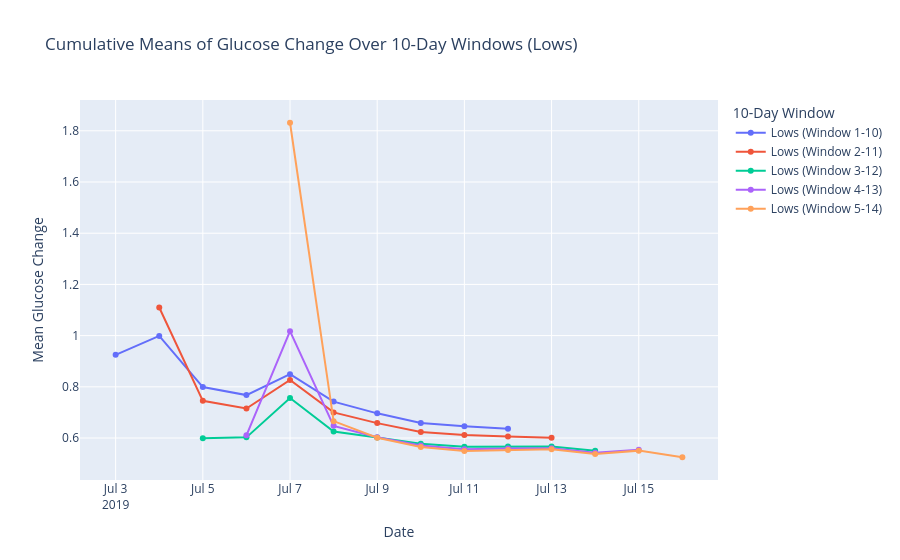

Notebook cell for this chart:
### Code cell
def plot_means_by_inner_window(filtered_data, label):
    filtered_data['Date'] = pd.to_datetime(filtered_data['Timestamp']).dt.date
    unique_days = sorted(filtered_data['Date'].unique())
    
    fig = go.Figure()

    for start_day in range(len(unique_days) - 9):
        dates = []
        means = []
        current_window = unique_days[start_day:start_day + 10]
        cumulative_filtered_data = filtered_data[filtered_data['Date'] >= unique_days[start_day]]
        
        for current_date in current_window:
            cumulative_data = cumulative_filtered_data[cumulative_filtered_data['Date'] <= current_date]['GlucoseChange']
            means.append(cumulative_data.mean() if len(cumulative_data) > 0 else 0)
            dates.append(current_date)
        
        fig.add_trace(go.Scatter(
            x=dates,
            y=means,
            mode='lines+markers',
            name=f"{label} (Window {start_day+1}-{start_day+10})"
        ))

    fig.update_layout(
        title=f'Cumulative Means of Glucose Change Over 10-Day Windows ({label})',
        xaxis_title='Date',
        yaxis_title='Mean Glucose Change',
        legend_title='10-Day Window',
        hovermode='x unified'
    )

    fig.show()

plot_means_by_inner_window(actgluco_low, label='Lows')

### Figure 1 — Plotly figure (JSON) as saved in the notebook; plotly's stock layout.template omitted (floating-point values rounded to 4 significant figures)
{"data": [{"mode": "lines+markers", "name": "Lows (Window 1-10)", "type": "scatter", "x": ["2019-07-03", "2019-07-04", "2019-07-05", "2019-07-06", "2019-07-07", "2019-07-08", "2019-07-09", "2019-07-10", "2019-07-11", "2019-07-12"], "y": [0.925, 0.999, 0.7992, 0.7677, 0.8496, 0.7423, 0.6964, 0.6585, 0.6465, 0.6365]}, {"mode": "lines+markers", "name": "Lows (Window 2-11)", "type": "scatter", "x": ["2019-07-04", "2019-07-05", "2019-07-06", "2019-07-07", "2019-07-08", "2019-07-09", "2019-07-10", "2019-07-11", "2019-07-12", "2019-07-13"], "y": [1.11, 0.7453, 0.7153, 0.8269, 0.7001, 0.6583, 0.6238, 0.6117, 0.6055, 0.601]}, {"mode": "lines+markers", "name": "Lows (Window 3-12)", "type": "scatter", "x": ["2019-07-05", "2019-07-06", "2019-07-07", "2019-07-08", "2019-07-09", "2019-07-10", "2019-07-11", "2019-07-12", "2019-07-13", "2019-07-14"], "y": [0.5994, 0.6026, 0.7562, 0.6256, 0.6018, 0.5775, 0.5663, 0.5667, 0.567, 0.5499]}, {"mode": "lines+markers", "name": "Lows (Window 4-13)", "type": "scatter", "x": ["2019-07-06", "2019-07-07", "2019-07-08", "2019-07-09", "2019-07-10", "2019-07-11", "2019-07-12", "2019-07-13", "2019-07-14", "2019-07-15"], "y": [0.6105, 1.017, 0.6475, 0.6029, 0.5706, 0.5566, 0.559, 0.5605, 0.5424, 0.5542]}, {"mode": "lines+markers", "name": "Lows (Window 5-14)", "type": "scatter", "x": ["2019-07-07", "2019-07-08", "2019-07-09", "2019-07-10", "2019-07-11", "2019-07-12", "2019-07-13", "2019-07-14", "2019-07-15", "2019-07-16"], "y": [1.831, 0.666, 0.6012, 0.5649, 0.5494, 0.5535, 0.5562, 0.538, 0.5508, 0.5249]}], "layout": {"hovermode": "x unified", "legend": {"title": {"text": "10-Day Window"}}, "title": {"text": "Cumulative Means of Glucose Change Over 10-Day Windows (Lows)"}, "xaxis": {"title": {"text": "Date"}}, "yaxis": {"title": {"text": "Mean Glucose Change"}}}}
